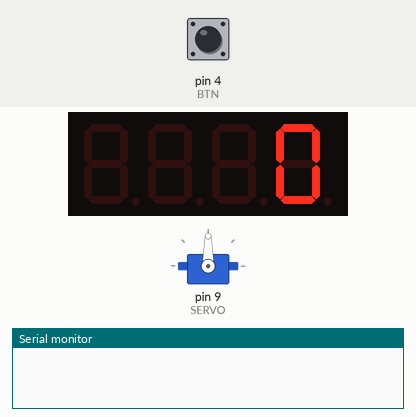
Recording of a sketch running on a simulated Arduino Uno, built with avr-gcc and run on an emulated ATmega328P. Shown: servo, 4-digit seven-segment display, the last lines printed to the serial monitor. The test bench sets the inputs (shaded band); at power-on: pin 4 (BTN) HIGH.

Above: at 1.2 s.
1.3 s: pin 4 (BTN) pulled LOW for 0.15 s
At 2.92 s:
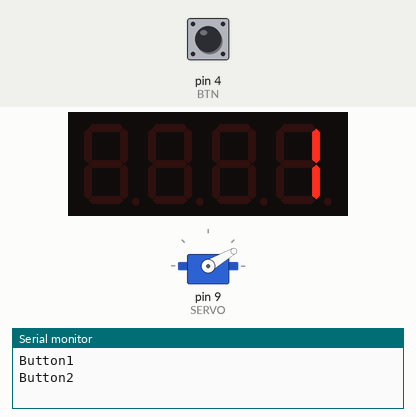
At 4.3 s:
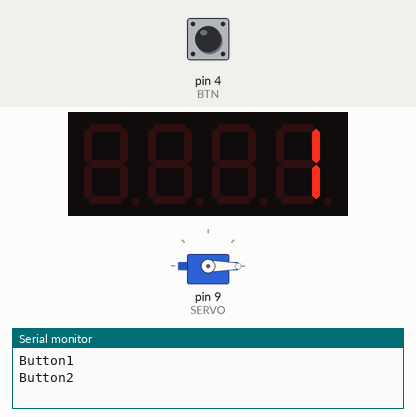
4.4 s: pin 4 (BTN) pulled LOW for 1 s
At 5.7 s:
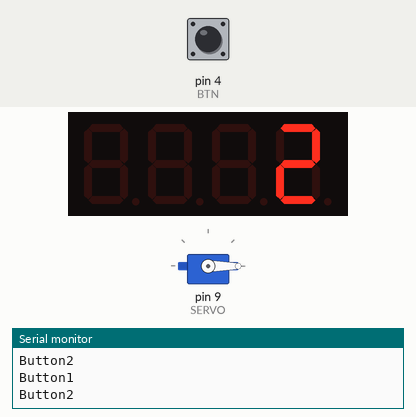
Timing chart, 0 to 11.4 s (numbered marks = the images above; inputs shaded):
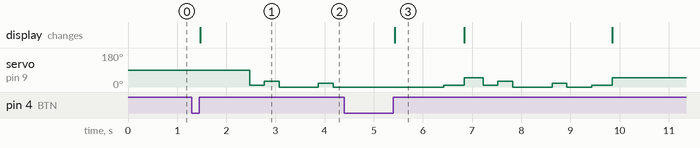

Measured:
- after the input at 1.3 s, servo on pin 9 (SERVO): 90° → 10° after 1.2 s, → 30° 0.30 s later, → 0° 0.30 s later, → 20° 0.80 s later, … (5 changes in this stretch); the display: changes after 0.17 s (image 1)
- after the input at 4.4 s, the display: changes after 1.0 s (image 3)
- what the display in image 3 shows lasts 1.4 s, from 5.4 s to 6.8 s

The sketch:

cutter.ino
```cpp
#include <TM1637Display.h>
#include <Servo.h>

const int CLK = 6, DIO = 7, SERVO = 9, BTN = 4;
TM1637Display display(CLK, DIO);

Servo servo;  // create servo object to control a servo
int n = 0;

void setup() {
  pinMode(BTN, INPUT_PULLUP);
  servo.attach(SERVO);  // attaches the servo on pin 9 to the servo object

  display.setBrightness(0x0f);
  display.showNumberDec(n, false);
  Serial.begin(9600);
}

unsigned long nextMillis = 0;
const int steps = 7;
byte step = 0;
int positions[] = {10, 30, 0, 20, 0, 10, 50};
int waits[]  = {300, 300, 800, 300, 500, 400, 400};

void loop() {
  if (!digitalRead(BTN))
  {
    Serial.println("Button1");
    delay(100);
    while (digitalRead(BTN));
    while (!digitalRead(BTN));

    display.showNumberDec(++n, false);
    Serial.println("Button2");
    nextMillis = millis() + 1000;
  }

  if (n > 0)
  {
    if (millis() > nextMillis)
    {
      servo.write(positions[step]);
      nextMillis = millis() + waits[step];

      step++;
      if (step >= steps)
      {
        step = 0;
        display.showNumberDec(--n, false);
      }
    }
  }
}
```
